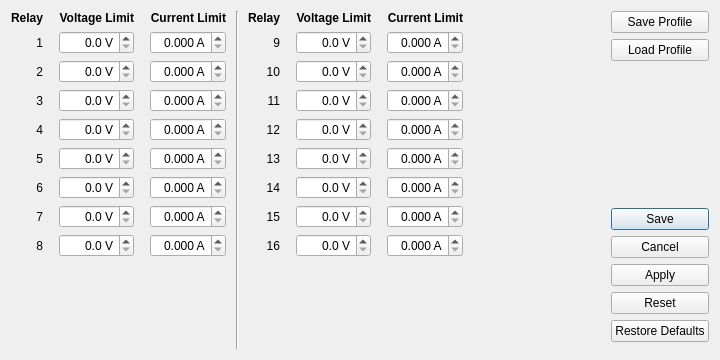
<?xml version="1.0" encoding="UTF-8"?>
<ui version="4.0">
 <class>LimitsDialog</class>
 <widget class="QDialog" name="LimitsDialog">
  <property name="geometry">
   <rect>
    <x>0</x>
    <y>0</y>
    <width>720</width>
    <height>360</height>
   </rect>
  </property>
  <property name="windowTitle">
   <string>Set Limits</string>
  </property>
  <layout class="QHBoxLayout" name="horizontalLayout_2">
   <item>
    <widget class="QWidget" name="widget" native="true">
     <layout class="QHBoxLayout" name="horizontalLayout">
      <property name="leftMargin">
       <number>0</number>
      </property>
      <property name="topMargin">
       <number>0</number>
      </property>
      <property name="rightMargin">
       <number>0</number>
      </property>
      <property name="bottomMargin">
       <number>0</number>
      </property>
      <item>
       <layout class="QGridLayout" name="gridLayout">
        <property name="horizontalSpacing">
         <number>16</number>
        </property>
        <item row="3" column="0">
         <widget class="QLabel" name="label_6">
          <property name="text">
           <string>3</string>
          </property>
          <property name="alignment">
           <set>Qt::AlignRight|Qt::AlignTrailing|Qt::AlignVCenter</set>
          </property>
         </widget>
        </item>
        <item row="8" column="1">
         <widget class="QDoubleSpinBox" name="voltage8">
          <property name="alignment">
           <set>Qt::AlignRight|Qt::AlignTrailing|Qt::AlignVCenter</set>
          </property>
          <property name="suffix">
           <string> V</string>
          </property>
          <property name="decimals">
           <number>1</number>
          </property>
          <property name="maximum">
           <double>32.000000000000000</double>
          </property>
          <property name="singleStep">
           <double>0.100000000000000</double>
          </property>
         </widget>
        </item>
        <item row="8" column="2">
         <widget class="QDoubleSpinBox" name="current8">
          <property name="alignment">
           <set>Qt::AlignRight|Qt::AlignTrailing|Qt::AlignVCenter</set>
          </property>
          <property name="suffix">
           <string> A</string>
          </property>
          <property name="decimals">
           <number>3</number>
          </property>
          <property name="maximum">
           <double>2.000000000000000</double>
          </property>
          <property name="singleStep">
           <double>0.100000000000000</double>
          </property>
          <property name="stepType">
           <enum>QAbstractSpinBox::AdaptiveDecimalStepType</enum>
          </property>
         </widget>
        </item>
        <item row="5" column="1">
         <widget class="QDoubleSpinBox" name="voltage5">
          <property name="alignment">
           <set>Qt::AlignRight|Qt::AlignTrailing|Qt::AlignVCenter</set>
          </property>
          <property name="suffix">
           <string> V</string>
          </property>
          <property name="decimals">
           <number>1</number>
          </property>
          <property name="maximum">
           <double>32.000000000000000</double>
          </property>
          <property name="singleStep">
           <double>0.100000000000000</double>
          </property>
         </widget>
        </item>
        <item row="8" column="0">
         <widget class="QLabel" name="label_11">
          <property name="text">
           <string>8</string>
          </property>
          <property name="alignment">
           <set>Qt::AlignRight|Qt::AlignTrailing|Qt::AlignVCenter</set>
          </property>
         </widget>
        </item>
        <item row="6" column="1">
         <widget class="QDoubleSpinBox" name="voltage6">
          <property name="alignment">
           <set>Qt::AlignRight|Qt::AlignTrailing|Qt::AlignVCenter</set>
          </property>
          <property name="suffix">
           <string> V</string>
          </property>
          <property name="decimals">
           <number>1</number>
          </property>
          <property name="maximum">
           <double>32.000000000000000</double>
          </property>
          <property name="singleStep">
           <double>0.100000000000000</double>
          </property>
         </widget>
        </item>
        <item row="3" column="1">
         <widget class="QDoubleSpinBox" name="voltage3">
          <property name="alignment">
           <set>Qt::AlignRight|Qt::AlignTrailing|Qt::AlignVCenter</set>
          </property>
          <property name="suffix">
           <string> V</string>
          </property>
          <property name="decimals">
           <number>1</number>
          </property>
          <property name="maximum">
           <double>32.000000000000000</double>
          </property>
          <property name="singleStep">
           <double>0.100000000000000</double>
          </property>
         </widget>
        </item>
        <item row="3" column="2">
         <widget class="QDoubleSpinBox" name="current3">
          <property name="alignment">
           <set>Qt::AlignRight|Qt::AlignTrailing|Qt::AlignVCenter</set>
          </property>
          <property name="suffix">
           <string> A</string>
          </property>
          <property name="decimals">
           <number>3</number>
          </property>
          <property name="maximum">
           <double>2.000000000000000</double>
          </property>
          <property name="singleStep">
           <double>0.100000000000000</double>
          </property>
          <property name="stepType">
           <enum>QAbstractSpinBox::AdaptiveDecimalStepType</enum>
          </property>
         </widget>
        </item>
        <item row="5" column="0">
         <widget class="QLabel" name="label_8">
          <property name="text">
           <string>5</string>
          </property>
          <property name="alignment">
           <set>Qt::AlignRight|Qt::AlignTrailing|Qt::AlignVCenter</set>
          </property>
         </widget>
        </item>
        <item row="1" column="2">
         <widget class="QDoubleSpinBox" name="current1">
          <property name="alignment">
           <set>Qt::AlignRight|Qt::AlignTrailing|Qt::AlignVCenter</set>
          </property>
          <property name="suffix">
           <string> A</string>
          </property>
          <property name="decimals">
           <number>3</number>
          </property>
          <property name="maximum">
           <double>2.000000000000000</double>
          </property>
          <property name="singleStep">
           <double>0.100000000000000</double>
          </property>
          <property name="stepType">
           <enum>QAbstractSpinBox::AdaptiveDecimalStepType</enum>
          </property>
         </widget>
        </item>
        <item row="2" column="1">
         <widget class="QDoubleSpinBox" name="voltage2">
          <property name="alignment">
           <set>Qt::AlignRight|Qt::AlignTrailing|Qt::AlignVCenter</set>
          </property>
          <property name="suffix">
           <string> V</string>
          </property>
          <property name="decimals">
           <number>1</number>
          </property>
          <property name="maximum">
           <double>32.000000000000000</double>
          </property>
          <property name="singleStep">
           <double>0.100000000000000</double>
          </property>
         </widget>
        </item>
        <item row="0" column="1">
         <widget class="QLabel" name="label_2">
          <property name="font">
           <font>
            <weight>75</weight>
            <bold>true</bold>
           </font>
          </property>
          <property name="text">
           <string>Voltage Limit</string>
          </property>
          <property name="alignment">
           <set>Qt::AlignRight|Qt::AlignTrailing|Qt::AlignVCenter</set>
          </property>
         </widget>
        </item>
        <item row="7" column="2">
         <widget class="QDoubleSpinBox" name="current7">
          <property name="alignment">
           <set>Qt::AlignRight|Qt::AlignTrailing|Qt::AlignVCenter</set>
          </property>
          <property name="suffix">
           <string> A</string>
          </property>
          <property name="decimals">
           <number>3</number>
          </property>
          <property name="maximum">
           <double>2.000000000000000</double>
          </property>
          <property name="singleStep">
           <double>0.100000000000000</double>
          </property>
          <property name="stepType">
           <enum>QAbstractSpinBox::AdaptiveDecimalStepType</enum>
          </property>
         </widget>
        </item>
        <item row="0" column="2">
         <widget class="QLabel" name="label_3">
          <property name="font">
           <font>
            <weight>75</weight>
            <bold>true</bold>
           </font>
          </property>
          <property name="text">
           <string>Current Limit</string>
          </property>
          <property name="alignment">
           <set>Qt::AlignRight|Qt::AlignTrailing|Qt::AlignVCenter</set>
          </property>
         </widget>
        </item>
        <item row="7" column="0">
         <widget class="QLabel" name="label_10">
          <property name="text">
           <string>7</string>
          </property>
          <property name="alignment">
           <set>Qt::AlignRight|Qt::AlignTrailing|Qt::AlignVCenter</set>
          </property>
         </widget>
        </item>
        <item row="1" column="0">
         <widget class="QLabel" name="label_4">
          <property name="text">
           <string>1</string>
          </property>
          <property name="alignment">
           <set>Qt::AlignRight|Qt::AlignTrailing|Qt::AlignVCenter</set>
          </property>
         </widget>
        </item>
        <item row="7" column="1">
         <widget class="QDoubleSpinBox" name="voltage7">
          <property name="alignment">
           <set>Qt::AlignRight|Qt::AlignTrailing|Qt::AlignVCenter</set>
          </property>
          <property name="suffix">
           <string> V</string>
          </property>
          <property name="decimals">
           <number>1</number>
          </property>
          <property name="maximum">
           <double>32.000000000000000</double>
          </property>
          <property name="singleStep">
           <double>0.100000000000000</double>
          </property>
         </widget>
        </item>
        <item row="4" column="1">
         <widget class="QDoubleSpinBox" name="voltage4">
          <property name="alignment">
           <set>Qt::AlignRight|Qt::AlignTrailing|Qt::AlignVCenter</set>
          </property>
          <property name="suffix">
           <string> V</string>
          </property>
          <property name="decimals">
           <number>1</number>
          </property>
          <property name="maximum">
           <double>32.000000000000000</double>
          </property>
          <property name="singleStep">
           <double>0.100000000000000</double>
          </property>
         </widget>
        </item>
        <item row="2" column="2">
         <widget class="QDoubleSpinBox" name="current2">
          <property name="alignment">
           <set>Qt::AlignRight|Qt::AlignTrailing|Qt::AlignVCenter</set>
          </property>
          <property name="suffix">
           <string> A</string>
          </property>
          <property name="decimals">
           <number>3</number>
          </property>
          <property name="maximum">
           <double>2.000000000000000</double>
          </property>
          <property name="singleStep">
           <double>0.100000000000000</double>
          </property>
          <property name="stepType">
           <enum>QAbstractSpinBox::AdaptiveDecimalStepType</enum>
          </property>
         </widget>
        </item>
        <item row="4" column="2">
         <widget class="QDoubleSpinBox" name="current4">
          <property name="alignment">
           <set>Qt::AlignRight|Qt::AlignTrailing|Qt::AlignVCenter</set>
          </property>
          <property name="suffix">
           <string> A</string>
          </property>
          <property name="decimals">
           <number>3</number>
          </property>
          <property name="maximum">
           <double>2.000000000000000</double>
          </property>
          <property name="singleStep">
           <double>0.100000000000000</double>
          </property>
          <property name="stepType">
           <enum>QAbstractSpinBox::AdaptiveDecimalStepType</enum>
          </property>
         </widget>
        </item>
        <item row="0" column="0">
         <widget class="QLabel" name="label">
          <property name="font">
           <font>
            <weight>75</weight>
            <bold>true</bold>
           </font>
          </property>
          <property name="text">
           <string>Relay</string>
          </property>
          <property name="alignment">
           <set>Qt::AlignRight|Qt::AlignTrailing|Qt::AlignVCenter</set>
          </property>
         </widget>
        </item>
        <item row="6" column="2">
         <widget class="QDoubleSpinBox" name="current6">
          <property name="alignment">
           <set>Qt::AlignRight|Qt::AlignTrailing|Qt::AlignVCenter</set>
          </property>
          <property name="suffix">
           <string> A</string>
          </property>
          <property name="decimals">
           <number>3</number>
          </property>
          <property name="maximum">
           <double>2.000000000000000</double>
          </property>
          <property name="singleStep">
           <double>0.100000000000000</double>
          </property>
          <property name="stepType">
           <enum>QAbstractSpinBox::AdaptiveDecimalStepType</enum>
          </property>
         </widget>
        </item>
        <item row="6" column="0">
         <widget class="QLabel" name="label_9">
          <property name="text">
           <string>6</string>
          </property>
          <property name="alignment">
           <set>Qt::AlignRight|Qt::AlignTrailing|Qt::AlignVCenter</set>
          </property>
         </widget>
        </item>
        <item row="2" column="0">
         <widget class="QLabel" name="label_5">
          <property name="text">
           <string>2</string>
          </property>
          <property name="alignment">
           <set>Qt::AlignRight|Qt::AlignTrailing|Qt::AlignVCenter</set>
          </property>
         </widget>
        </item>
        <item row="1" column="1">
         <widget class="QDoubleSpinBox" name="voltage1">
          <property name="alignment">
           <set>Qt::AlignRight|Qt::AlignTrailing|Qt::AlignVCenter</set>
          </property>
          <property name="suffix">
           <string> V</string>
          </property>
          <property name="decimals">
           <number>1</number>
          </property>
          <property name="maximum">
           <double>32.000000000000000</double>
          </property>
          <property name="singleStep">
           <double>0.100000000000000</double>
          </property>
         </widget>
        </item>
        <item row="5" column="2">
         <widget class="QDoubleSpinBox" name="current5">
          <property name="alignment">
           <set>Qt::AlignRight|Qt::AlignTrailing|Qt::AlignVCenter</set>
          </property>
          <property name="suffix">
           <string> A</string>
          </property>
          <property name="decimals">
           <number>3</number>
          </property>
          <property name="maximum">
           <double>2.000000000000000</double>
          </property>
          <property name="singleStep">
           <double>0.100000000000000</double>
          </property>
          <property name="stepType">
           <enum>QAbstractSpinBox::AdaptiveDecimalStepType</enum>
          </property>
         </widget>
        </item>
        <item row="4" column="0">
         <widget class="QLabel" name="label_7">
          <property name="text">
           <string>4</string>
          </property>
          <property name="alignment">
           <set>Qt::AlignRight|Qt::AlignTrailing|Qt::AlignVCenter</set>
          </property>
         </widget>
        </item>
        <item row="9" column="0" colspan="3">
         <spacer name="verticalSpacer_2">
          <property name="orientation">
           <enum>Qt::Vertical</enum>
          </property>
          <property name="sizeHint" stdset="0">
           <size>
            <width>20</width>
            <height>40</height>
           </size>
          </property>
         </spacer>
        </item>
       </layout>
      </item>
      <item>
       <widget class="Line" name="line">
        <property name="minimumSize">
         <size>
          <width>10</width>
          <height>0</height>
         </size>
        </property>
        <property name="orientation">
         <enum>Qt::Vertical</enum>
        </property>
       </widget>
      </item>
      <item>
       <layout class="QGridLayout" name="gridLayout_2">
        <property name="horizontalSpacing">
         <number>16</number>
        </property>
        <item row="7" column="0">
         <widget class="QLabel" name="label_18">
          <property name="text">
           <string>15</string>
          </property>
          <property name="alignment">
           <set>Qt::AlignRight|Qt::AlignTrailing|Qt::AlignVCenter</set>
          </property>
         </widget>
        </item>
        <item row="0" column="1">
         <widget class="QLabel" name="label_22">
          <property name="font">
           <font>
            <weight>75</weight>
            <bold>true</bold>
           </font>
          </property>
          <property name="text">
           <string>Voltage Limit</string>
          </property>
          <property name="alignment">
           <set>Qt::AlignRight|Qt::AlignTrailing|Qt::AlignVCenter</set>
          </property>
         </widget>
        </item>
        <item row="3" column="2">
         <widget class="QDoubleSpinBox" name="current11">
          <property name="alignment">
           <set>Qt::AlignRight|Qt::AlignTrailing|Qt::AlignVCenter</set>
          </property>
          <property name="suffix">
           <string> A</string>
          </property>
          <property name="decimals">
           <number>3</number>
          </property>
          <property name="maximum">
           <double>2.000000000000000</double>
          </property>
          <property name="singleStep">
           <double>0.100000000000000</double>
          </property>
          <property name="stepType">
           <enum>QAbstractSpinBox::AdaptiveDecimalStepType</enum>
          </property>
         </widget>
        </item>
        <item row="5" column="2">
         <widget class="QDoubleSpinBox" name="current13">
          <property name="alignment">
           <set>Qt::AlignRight|Qt::AlignTrailing|Qt::AlignVCenter</set>
          </property>
          <property name="suffix">
           <string> A</string>
          </property>
          <property name="decimals">
           <number>3</number>
          </property>
          <property name="maximum">
           <double>2.000000000000000</double>
          </property>
          <property name="singleStep">
           <double>0.100000000000000</double>
          </property>
          <property name="stepType">
           <enum>QAbstractSpinBox::AdaptiveDecimalStepType</enum>
          </property>
         </widget>
        </item>
        <item row="4" column="0">
         <widget class="QLabel" name="label_15">
          <property name="text">
           <string>12</string>
          </property>
          <property name="alignment">
           <set>Qt::AlignRight|Qt::AlignTrailing|Qt::AlignVCenter</set>
          </property>
         </widget>
        </item>
        <item row="1" column="2">
         <widget class="QDoubleSpinBox" name="current9">
          <property name="alignment">
           <set>Qt::AlignRight|Qt::AlignTrailing|Qt::AlignVCenter</set>
          </property>
          <property name="suffix">
           <string> A</string>
          </property>
          <property name="decimals">
           <number>3</number>
          </property>
          <property name="maximum">
           <double>2.000000000000000</double>
          </property>
          <property name="singleStep">
           <double>0.100000000000000</double>
          </property>
          <property name="stepType">
           <enum>QAbstractSpinBox::AdaptiveDecimalStepType</enum>
          </property>
         </widget>
        </item>
        <item row="4" column="2">
         <widget class="QDoubleSpinBox" name="current12">
          <property name="alignment">
           <set>Qt::AlignRight|Qt::AlignTrailing|Qt::AlignVCenter</set>
          </property>
          <property name="suffix">
           <string> A</string>
          </property>
          <property name="decimals">
           <number>3</number>
          </property>
          <property name="maximum">
           <double>2.000000000000000</double>
          </property>
          <property name="singleStep">
           <double>0.100000000000000</double>
          </property>
          <property name="stepType">
           <enum>QAbstractSpinBox::AdaptiveDecimalStepType</enum>
          </property>
         </widget>
        </item>
        <item row="1" column="0">
         <widget class="QLabel" name="label_12">
          <property name="text">
           <string>9</string>
          </property>
          <property name="alignment">
           <set>Qt::AlignRight|Qt::AlignTrailing|Qt::AlignVCenter</set>
          </property>
         </widget>
        </item>
        <item row="3" column="0">
         <widget class="QLabel" name="label_14">
          <property name="text">
           <string>11</string>
          </property>
          <property name="alignment">
           <set>Qt::AlignRight|Qt::AlignTrailing|Qt::AlignVCenter</set>
          </property>
         </widget>
        </item>
        <item row="2" column="1">
         <widget class="QDoubleSpinBox" name="voltage10">
          <property name="alignment">
           <set>Qt::AlignRight|Qt::AlignTrailing|Qt::AlignVCenter</set>
          </property>
          <property name="suffix">
           <string> V</string>
          </property>
          <property name="decimals">
           <number>1</number>
          </property>
          <property name="maximum">
           <double>32.000000000000000</double>
          </property>
          <property name="singleStep">
           <double>0.100000000000000</double>
          </property>
         </widget>
        </item>
        <item row="3" column="1">
         <widget class="QDoubleSpinBox" name="voltage11">
          <property name="alignment">
           <set>Qt::AlignRight|Qt::AlignTrailing|Qt::AlignVCenter</set>
          </property>
          <property name="suffix">
           <string> V</string>
          </property>
          <property name="decimals">
           <number>1</number>
          </property>
          <property name="maximum">
           <double>32.000000000000000</double>
          </property>
          <property name="singleStep">
           <double>0.100000000000000</double>
          </property>
         </widget>
        </item>
        <item row="2" column="0">
         <widget class="QLabel" name="label_13">
          <property name="text">
           <string>10</string>
          </property>
          <property name="alignment">
           <set>Qt::AlignRight|Qt::AlignTrailing|Qt::AlignVCenter</set>
          </property>
         </widget>
        </item>
        <item row="7" column="1">
         <widget class="QDoubleSpinBox" name="voltage15">
          <property name="alignment">
           <set>Qt::AlignRight|Qt::AlignTrailing|Qt::AlignVCenter</set>
          </property>
          <property name="suffix">
           <string> V</string>
          </property>
          <property name="decimals">
           <number>1</number>
          </property>
          <property name="maximum">
           <double>32.000000000000000</double>
          </property>
          <property name="singleStep">
           <double>0.100000000000000</double>
          </property>
         </widget>
        </item>
        <item row="8" column="2">
         <widget class="QDoubleSpinBox" name="current16">
          <property name="alignment">
           <set>Qt::AlignRight|Qt::AlignTrailing|Qt::AlignVCenter</set>
          </property>
          <property name="suffix">
           <string> A</string>
          </property>
          <property name="decimals">
           <number>3</number>
          </property>
          <property name="maximum">
           <double>2.000000000000000</double>
          </property>
          <property name="singleStep">
           <double>0.100000000000000</double>
          </property>
          <property name="stepType">
           <enum>QAbstractSpinBox::AdaptiveDecimalStepType</enum>
          </property>
         </widget>
        </item>
        <item row="0" column="0">
         <widget class="QLabel" name="label_20">
          <property name="font">
           <font>
            <weight>75</weight>
            <bold>true</bold>
           </font>
          </property>
          <property name="text">
           <string>Relay</string>
          </property>
          <property name="alignment">
           <set>Qt::AlignRight|Qt::AlignTrailing|Qt::AlignVCenter</set>
          </property>
         </widget>
        </item>
        <item row="6" column="0">
         <widget class="QLabel" name="label_17">
          <property name="text">
           <string>14</string>
          </property>
          <property name="alignment">
           <set>Qt::AlignRight|Qt::AlignTrailing|Qt::AlignVCenter</set>
          </property>
         </widget>
        </item>
        <item row="8" column="1">
         <widget class="QDoubleSpinBox" name="voltage16">
          <property name="alignment">
           <set>Qt::AlignRight|Qt::AlignTrailing|Qt::AlignVCenter</set>
          </property>
          <property name="suffix">
           <string> V</string>
          </property>
          <property name="decimals">
           <number>1</number>
          </property>
          <property name="maximum">
           <double>32.000000000000000</double>
          </property>
          <property name="singleStep">
           <double>0.100000000000000</double>
          </property>
         </widget>
        </item>
        <item row="6" column="2">
         <widget class="QDoubleSpinBox" name="current14">
          <property name="alignment">
           <set>Qt::AlignRight|Qt::AlignTrailing|Qt::AlignVCenter</set>
          </property>
          <property name="suffix">
           <string> A</string>
          </property>
          <property name="decimals">
           <number>3</number>
          </property>
          <property name="maximum">
           <double>2.000000000000000</double>
          </property>
          <property name="singleStep">
           <double>0.100000000000000</double>
          </property>
          <property name="stepType">
           <enum>QAbstractSpinBox::AdaptiveDecimalStepType</enum>
          </property>
         </widget>
        </item>
        <item row="8" column="0">
         <widget class="QLabel" name="label_19">
          <property name="text">
           <string>16</string>
          </property>
          <property name="alignment">
           <set>Qt::AlignRight|Qt::AlignTrailing|Qt::AlignVCenter</set>
          </property>
         </widget>
        </item>
        <item row="5" column="1">
         <widget class="QDoubleSpinBox" name="voltage13">
          <property name="alignment">
           <set>Qt::AlignRight|Qt::AlignTrailing|Qt::AlignVCenter</set>
          </property>
          <property name="suffix">
           <string> V</string>
          </property>
          <property name="decimals">
           <number>1</number>
          </property>
          <property name="maximum">
           <double>32.000000000000000</double>
          </property>
          <property name="singleStep">
           <double>0.100000000000000</double>
          </property>
         </widget>
        </item>
        <item row="7" column="2">
         <widget class="QDoubleSpinBox" name="current15">
          <property name="alignment">
           <set>Qt::AlignRight|Qt::AlignTrailing|Qt::AlignVCenter</set>
          </property>
          <property name="suffix">
           <string> A</string>
          </property>
          <property name="decimals">
           <number>3</number>
          </property>
          <property name="maximum">
           <double>2.000000000000000</double>
          </property>
          <property name="singleStep">
           <double>0.100000000000000</double>
          </property>
          <property name="stepType">
           <enum>QAbstractSpinBox::AdaptiveDecimalStepType</enum>
          </property>
         </widget>
        </item>
        <item row="4" column="1">
         <widget class="QDoubleSpinBox" name="voltage12">
          <property name="alignment">
           <set>Qt::AlignRight|Qt::AlignTrailing|Qt::AlignVCenter</set>
          </property>
          <property name="suffix">
           <string> V</string>
          </property>
          <property name="decimals">
           <number>1</number>
          </property>
          <property name="maximum">
           <double>32.000000000000000</double>
          </property>
          <property name="singleStep">
           <double>0.100000000000000</double>
          </property>
         </widget>
        </item>
        <item row="6" column="1">
         <widget class="QDoubleSpinBox" name="voltage14">
          <property name="alignment">
           <set>Qt::AlignRight|Qt::AlignTrailing|Qt::AlignVCenter</set>
          </property>
          <property name="suffix">
           <string> V</string>
          </property>
          <property name="decimals">
           <number>1</number>
          </property>
          <property name="maximum">
           <double>32.000000000000000</double>
          </property>
          <property name="singleStep">
           <double>0.100000000000000</double>
          </property>
         </widget>
        </item>
        <item row="0" column="2">
         <widget class="QLabel" name="label_21">
          <property name="font">
           <font>
            <weight>75</weight>
            <bold>true</bold>
           </font>
          </property>
          <property name="text">
           <string>Current Limit</string>
          </property>
          <property name="alignment">
           <set>Qt::AlignRight|Qt::AlignTrailing|Qt::AlignVCenter</set>
          </property>
         </widget>
        </item>
        <item row="2" column="2">
         <widget class="QDoubleSpinBox" name="current10">
          <property name="alignment">
           <set>Qt::AlignRight|Qt::AlignTrailing|Qt::AlignVCenter</set>
          </property>
          <property name="suffix">
           <string> A</string>
          </property>
          <property name="decimals">
           <number>3</number>
          </property>
          <property name="maximum">
           <double>2.000000000000000</double>
          </property>
          <property name="singleStep">
           <double>0.100000000000000</double>
          </property>
          <property name="stepType">
           <enum>QAbstractSpinBox::AdaptiveDecimalStepType</enum>
          </property>
         </widget>
        </item>
        <item row="5" column="0">
         <widget class="QLabel" name="label_16">
          <property name="text">
           <string>13</string>
          </property>
          <property name="alignment">
           <set>Qt::AlignRight|Qt::AlignTrailing|Qt::AlignVCenter</set>
          </property>
         </widget>
        </item>
        <item row="1" column="1">
         <widget class="QDoubleSpinBox" name="voltage9">
          <property name="alignment">
           <set>Qt::AlignRight|Qt::AlignTrailing|Qt::AlignVCenter</set>
          </property>
          <property name="suffix">
           <string> V</string>
          </property>
          <property name="decimals">
           <number>1</number>
          </property>
          <property name="maximum">
           <double>32.000000000000000</double>
          </property>
          <property name="singleStep">
           <double>0.100000000000000</double>
          </property>
         </widget>
        </item>
        <item row="9" column="0" colspan="3">
         <spacer name="verticalSpacer_3">
          <property name="orientation">
           <enum>Qt::Vertical</enum>
          </property>
          <property name="sizeHint" stdset="0">
           <size>
            <width>20</width>
            <height>40</height>
           </size>
          </property>
         </spacer>
        </item>
       </layout>
      </item>
     </layout>
    </widget>
   </item>
   <item>
    <spacer name="horizontalSpacer">
     <property name="orientation">
      <enum>Qt::Horizontal</enum>
     </property>
     <property name="sizeType">
      <enum>QSizePolicy::MinimumExpanding</enum>
     </property>
     <property name="sizeHint" stdset="0">
      <size>
       <width>40</width>
       <height>20</height>
      </size>
     </property>
    </spacer>
   </item>
   <item>
    <widget class="QWidget" name="widget_2" native="true">
     <layout class="QVBoxLayout" name="verticalLayout">
      <property name="leftMargin">
       <number>0</number>
      </property>
      <property name="topMargin">
       <number>0</number>
      </property>
      <property name="rightMargin">
       <number>0</number>
      </property>
      <property name="bottomMargin">
       <number>0</number>
      </property>
      <item>
       <widget class="QPushButton" name="saveProfileButton">
        <property name="text">
         <string>Save Profile</string>
        </property>
       </widget>
      </item>
      <item>
       <widget class="QPushButton" name="loadProfileButton">
        <property name="text">
         <string>Load Profile</string>
        </property>
       </widget>
      </item>
      <item>
       <spacer name="verticalSpacer">
        <property name="orientation">
         <enum>Qt::Vertical</enum>
        </property>
        <property name="sizeHint" stdset="0">
         <size>
          <width>20</width>
          <height>57</height>
         </size>
        </property>
       </spacer>
      </item>
      <item>
       <widget class="QDialogButtonBox" name="buttonBox">
        <property name="orientation">
         <enum>Qt::Vertical</enum>
        </property>
        <property name="standardButtons">
         <set>QDialogButtonBox::Apply|QDialogButtonBox::Cancel|QDialogButtonBox::Reset|QDialogButtonBox::RestoreDefaults|QDialogButtonBox::Save</set>
        </property>
       </widget>
      </item>
     </layout>
    </widget>
   </item>
  </layout>
 </widget>
 <tabstops>
  <tabstop>voltage1</tabstop>
  <tabstop>current1</tabstop>
  <tabstop>voltage2</tabstop>
  <tabstop>current2</tabstop>
  <tabstop>voltage3</tabstop>
  <tabstop>current3</tabstop>
  <tabstop>voltage4</tabstop>
  <tabstop>current4</tabstop>
  <tabstop>voltage5</tabstop>
  <tabstop>current5</tabstop>
  <tabstop>voltage6</tabstop>
  <tabstop>current6</tabstop>
  <tabstop>voltage7</tabstop>
  <tabstop>current7</tabstop>
  <tabstop>voltage8</tabstop>
  <tabstop>current8</tabstop>
  <tabstop>voltage9</tabstop>
  <tabstop>current9</tabstop>
  <tabstop>voltage10</tabstop>
  <tabstop>current10</tabstop>
  <tabstop>voltage11</tabstop>
  <tabstop>current11</tabstop>
  <tabstop>voltage12</tabstop>
  <tabstop>current12</tabstop>
  <tabstop>voltage13</tabstop>
  <tabstop>current13</tabstop>
  <tabstop>voltage14</tabstop>
  <tabstop>current14</tabstop>
  <tabstop>voltage15</tabstop>
  <tabstop>current15</tabstop>
  <tabstop>voltage16</tabstop>
  <tabstop>current16</tabstop>
  <tabstop>saveProfileButton</tabstop>
  <tabstop>loadProfileButton</tabstop>
 </tabstops>
 <resources/>
 <connections>
  <connection>
   <sender>buttonBox</sender>
   <signal>accepted()</signal>
   <receiver>LimitsDialog</receiver>
   <slot>accept()</slot>
   <hints>
    <hint type="sourcelabel">
     <x>653</x>
     <y>251</y>
    </hint>
    <hint type="destinationlabel">
     <x>366</x>
     <y>179</y>
    </hint>
   </hints>
  </connection>
  <connection>
   <sender>buttonBox</sender>
   <signal>rejected()</signal>
   <receiver>LimitsDialog</receiver>
   <slot>reject()</slot>
   <hints>
    <hint type="sourcelabel">
     <x>653</x>
     <y>251</y>
    </hint>
    <hint type="destinationlabel">
     <x>366</x>
     <y>179</y>
    </hint>
   </hints>
  </connection>
 </connections>
</ui>
